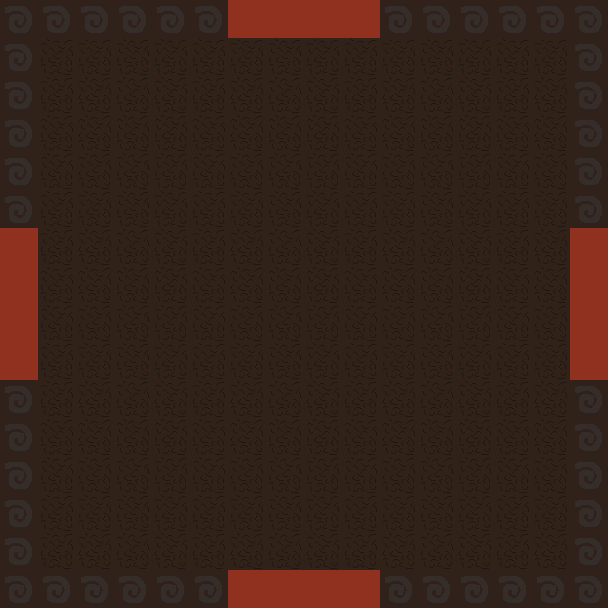

Below is a game level as drawn by its tile map, then a one-line description and the .tmx file that defines it, in full:
An orthogonal 16x16 tile map with 38x38 px tiles, 2 tile layers (background, walls).

<map version="1.10" tiledversion="1.10.2" orientation="orthogonal" renderorder="right-down" width="16" height="16" tilewidth="38" tileheight="38" infinite="0" nextlayerid="3" nextobjectid="1">
 <tileset firstgid="1" source="deltaworld.tsx" />
 <layer id="1" name="background" width="16" height="16">
  <data encoding="csv">
0,0,0,0,0,0,9,9,9,9,0,0,0,0,0,0,
0,10,10,10,10,10,10,10,10,10,10,10,10,10,10,0,
0,10,10,10,10,10,10,10,10,10,10,10,10,10,10,0,
0,10,10,10,10,10,10,10,10,10,10,10,10,10,10,0,
0,10,10,10,10,10,10,10,10,10,10,10,10,10,10,0,
0,10,10,10,10,10,10,10,10,10,10,10,10,10,10,0,
9,10,10,10,10,10,10,10,10,10,10,10,10,10,10,9,
9,10,10,10,10,10,10,10,10,10,10,10,10,10,10,9,
9,10,10,10,10,10,10,10,10,10,10,10,10,10,10,9,
9,10,10,10,10,10,10,10,10,10,10,10,10,10,10,9,
0,10,10,10,10,10,10,10,10,10,10,10,10,10,10,0,
0,10,10,10,10,10,10,10,10,10,10,10,10,10,10,0,
0,10,10,10,10,10,10,10,10,10,10,10,10,10,10,0,
0,10,10,10,10,10,10,10,10,10,10,10,10,10,10,0,
0,10,10,10,10,10,10,10,10,10,10,10,10,10,10,0,
0,0,0,0,0,0,9,9,9,9,0,0,0,0,0,0
</data>
 </layer>
 <layer id="2" name="walls" width="16" height="16">
  <data encoding="csv">
12,12,12,12,12,12,0,0,0,0,12,12,12,12,12,12,
12,0,0,0,0,0,0,0,0,0,0,0,0,0,0,12,
12,0,0,0,0,0,0,0,0,0,0,0,0,0,0,12,
12,0,0,0,0,0,0,0,0,0,0,0,0,0,0,12,
12,0,0,0,0,0,0,0,0,0,0,0,0,0,0,12,
12,0,0,0,0,0,0,0,0,0,0,0,0,0,0,12,
0,0,0,0,0,0,0,0,0,0,0,0,0,0,0,0,
0,0,0,0,0,0,0,0,0,0,0,0,0,0,0,0,
0,0,0,0,0,0,0,0,0,0,0,0,0,0,0,0,
0,0,0,0,0,0,0,0,0,0,0,0,0,0,0,0,
12,0,0,0,0,0,0,0,0,0,0,0,0,0,0,12,
12,0,0,0,0,0,0,0,0,0,0,0,0,0,0,12,
12,0,0,0,0,0,0,0,0,0,0,0,0,0,0,12,
12,0,0,0,0,0,0,0,0,0,0,0,0,0,0,12,
12,0,0,0,0,0,0,0,0,0,0,0,0,0,0,12,
12,12,12,12,12,12,0,0,0,0,12,12,12,12,12,12
</data>
 </layer>
</map>
